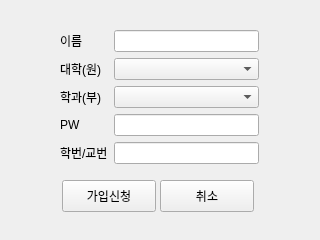
<?xml version="1.0" encoding="UTF-8"?>
<ui version="4.0">
 <class>testModal</class>
 <widget class="QWidget" name="testModal">
  <property name="windowModality">
   <enum>Qt::NonModal</enum>
  </property>
  <property name="geometry">
   <rect>
    <x>0</x>
    <y>0</y>
    <width>320</width>
    <height>240</height>
   </rect>
  </property>
  <property name="font">
   <font>
    <family>Helvetica</family>
   </font>
  </property>
  <property name="windowTitle">
   <string>CBNU Grading Management System</string>
  </property>
  <widget class="QPushButton" name="pushButton_1">
   <property name="geometry">
    <rect>
     <x>62</x>
     <y>180</y>
     <width>94</width>
     <height>32</height>
    </rect>
   </property>
   <property name="text">
    <string>가입신청</string>
   </property>
  </widget>
  <widget class="QWidget" name="layoutWidget">
   <property name="geometry">
    <rect>
     <x>60</x>
     <y>30</y>
     <width>199</width>
     <height>147</height>
    </rect>
   </property>
   <layout class="QFormLayout" name="formLayout">
    <item row="0" column="0">
     <layout class="QVBoxLayout" name="verticalLayout">
      <item>
       <widget class="QLabel" name="label">
        <property name="text">
         <string>이름</string>
        </property>
       </widget>
      </item>
      <item>
       <widget class="QLabel" name="label_3">
        <property name="text">
         <string>대학(원)</string>
        </property>
       </widget>
      </item>
      <item>
       <widget class="QLabel" name="label_4">
        <property name="text">
         <string>학과(부)</string>
        </property>
       </widget>
      </item>
      <item>
       <widget class="QLabel" name="label_5">
        <property name="text">
         <string>PW</string>
        </property>
       </widget>
      </item>
      <item>
       <widget class="QLabel" name="label_2">
        <property name="text">
         <string>학번/교번</string>
        </property>
       </widget>
      </item>
     </layout>
    </item>
    <item row="0" column="1">
     <layout class="QVBoxLayout" name="verticalLayout_2">
      <item>
       <widget class="QLineEdit" name="lineEdit_name"/>
      </item>
      <item>
       <widget class="QComboBox" name="comboBox_1"/>
      </item>
      <item>
       <widget class="QComboBox" name="comboBox_2"/>
      </item>
      <item>
       <widget class="QLineEdit" name="lineEdit_pw"/>
      </item>
      <item>
       <widget class="QLineEdit" name="lineEdit_id"/>
      </item>
     </layout>
    </item>
   </layout>
  </widget>
  <widget class="QPushButton" name="pushButton_2">
   <property name="geometry">
    <rect>
     <x>160</x>
     <y>180</y>
     <width>94</width>
     <height>32</height>
    </rect>
   </property>
   <property name="text">
    <string>취소</string>
   </property>
  </widget>
 </widget>
 <resources/>
 <connections/>
</ui>
